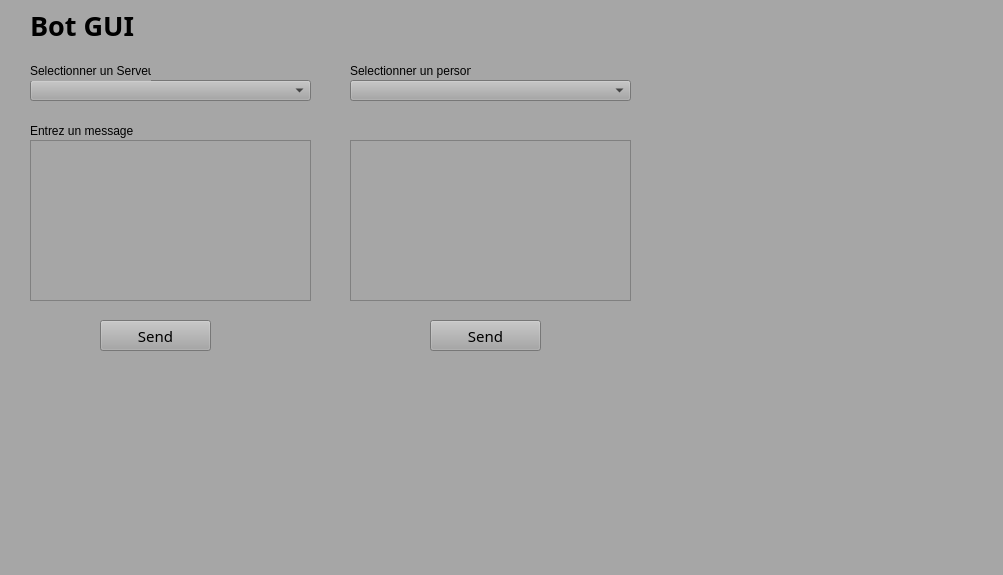
<?xml version="1.0" encoding="UTF-8"?>
<ui version="4.0">
 <class>MainWindow</class>
 <widget class="QMainWindow" name="MainWindow">
  <property name="geometry">
   <rect>
    <x>0</x>
    <y>0</y>
    <width>1003</width>
    <height>575</height>
   </rect>
  </property>
  <property name="palette">
   <palette>
    <active>
     <colorrole role="Button">
      <brush brushstyle="SolidPattern">
       <color alpha="255">
        <red>166</red>
        <green>166</green>
        <blue>166</blue>
       </color>
      </brush>
     </colorrole>
     <colorrole role="Light">
      <brush brushstyle="SolidPattern">
       <color alpha="255">
        <red>255</red>
        <green>255</green>
        <blue>255</blue>
       </color>
      </brush>
     </colorrole>
     <colorrole role="Base">
      <brush brushstyle="SolidPattern">
       <color alpha="255">
        <red>166</red>
        <green>166</green>
        <blue>166</blue>
       </color>
      </brush>
     </colorrole>
     <colorrole role="Window">
      <brush brushstyle="SolidPattern">
       <color alpha="255">
        <red>166</red>
        <green>166</green>
        <blue>166</blue>
       </color>
      </brush>
     </colorrole>
    </active>
    <inactive>
     <colorrole role="Button">
      <brush brushstyle="SolidPattern">
       <color alpha="255">
        <red>166</red>
        <green>166</green>
        <blue>166</blue>
       </color>
      </brush>
     </colorrole>
     <colorrole role="Light">
      <brush brushstyle="SolidPattern">
       <color alpha="255">
        <red>255</red>
        <green>255</green>
        <blue>255</blue>
       </color>
      </brush>
     </colorrole>
     <colorrole role="Base">
      <brush brushstyle="SolidPattern">
       <color alpha="255">
        <red>166</red>
        <green>166</green>
        <blue>166</blue>
       </color>
      </brush>
     </colorrole>
     <colorrole role="Window">
      <brush brushstyle="SolidPattern">
       <color alpha="255">
        <red>166</red>
        <green>166</green>
        <blue>166</blue>
       </color>
      </brush>
     </colorrole>
    </inactive>
    <disabled>
     <colorrole role="Button">
      <brush brushstyle="SolidPattern">
       <color alpha="255">
        <red>166</red>
        <green>166</green>
        <blue>166</blue>
       </color>
      </brush>
     </colorrole>
     <colorrole role="Light">
      <brush brushstyle="SolidPattern">
       <color alpha="255">
        <red>255</red>
        <green>255</green>
        <blue>255</blue>
       </color>
      </brush>
     </colorrole>
     <colorrole role="Base">
      <brush brushstyle="SolidPattern">
       <color alpha="255">
        <red>166</red>
        <green>166</green>
        <blue>166</blue>
       </color>
      </brush>
     </colorrole>
     <colorrole role="Window">
      <brush brushstyle="SolidPattern">
       <color alpha="255">
        <red>166</red>
        <green>166</green>
        <blue>166</blue>
       </color>
      </brush>
     </colorrole>
    </disabled>
   </palette>
  </property>
  <property name="windowTitle">
   <string>MainWindow</string>
  </property>
  <property name="styleSheet">
   <string notr="true">background-color: rgb(166, 166, 166);</string>
  </property>
  <widget class="QWidget" name="centralwidget">
   <widget class="QPushButton" name="pushButtonServer">
    <property name="geometry">
     <rect>
      <x>100</x>
      <y>320</y>
      <width>111</width>
      <height>31</height>
     </rect>
    </property>
    <property name="font">
     <font>
      <family>OpenSymbol</family>
      <pointsize>11</pointsize>
     </font>
    </property>
    <property name="text">
     <string>Send</string>
    </property>
   </widget>
   <widget class="QComboBox" name="comboBox">
    <property name="geometry">
     <rect>
      <x>30</x>
      <y>80</y>
      <width>281</width>
      <height>21</height>
     </rect>
    </property>
   </widget>
   <widget class="QPlainTextEdit" name="plainTextEditToServer">
    <property name="geometry">
     <rect>
      <x>30</x>
      <y>140</y>
      <width>281</width>
      <height>161</height>
     </rect>
    </property>
   </widget>
   <widget class="QLabel" name="title">
    <property name="geometry">
     <rect>
      <x>30</x>
      <y>10</y>
      <width>131</width>
      <height>31</height>
     </rect>
    </property>
    <property name="font">
     <font>
      <family>Arial Black</family>
      <pointsize>20</pointsize>
      <weight>75</weight>
      <bold>true</bold>
     </font>
    </property>
    <property name="text">
     <string>Bot GUI</string>
    </property>
   </widget>
   <widget class="QLabel" name="label1">
    <property name="geometry">
     <rect>
      <x>30</x>
      <y>60</y>
      <width>121</width>
      <height>21</height>
     </rect>
    </property>
    <property name="text">
     <string>Selectionner un Serveur</string>
    </property>
   </widget>
   <widget class="QLabel" name="label2">
    <property name="geometry">
     <rect>
      <x>30</x>
      <y>120</y>
      <width>121</width>
      <height>21</height>
     </rect>
    </property>
    <property name="text">
     <string>Entrez un message</string>
    </property>
   </widget>
   <widget class="QLabel" name="label3">
    <property name="geometry">
     <rect>
      <x>350</x>
      <y>60</y>
      <width>121</width>
      <height>21</height>
     </rect>
    </property>
    <property name="text">
     <string>Selectionner un personne</string>
    </property>
   </widget>
   <widget class="QComboBox" name="comboBox_2">
    <property name="geometry">
     <rect>
      <x>350</x>
      <y>80</y>
      <width>281</width>
      <height>21</height>
     </rect>
    </property>
   </widget>
   <widget class="QPlainTextEdit" name="plainTextEditToDM">
    <property name="geometry">
     <rect>
      <x>350</x>
      <y>140</y>
      <width>281</width>
      <height>161</height>
     </rect>
    </property>
   </widget>
   <widget class="QPushButton" name="pushButtonDM">
    <property name="geometry">
     <rect>
      <x>430</x>
      <y>320</y>
      <width>111</width>
      <height>31</height>
     </rect>
    </property>
    <property name="font">
     <font>
      <family>OpenSymbol</family>
      <pointsize>11</pointsize>
     </font>
    </property>
    <property name="text">
     <string>Send</string>
    </property>
   </widget>
   <zorder>pushButtonServer</zorder>
   <zorder>comboBox</zorder>
   <zorder>title</zorder>
   <zorder>label1</zorder>
   <zorder>label2</zorder>
   <zorder>plainTextEditToServer</zorder>
   <zorder>label3</zorder>
   <zorder>comboBox_2</zorder>
   <zorder>plainTextEditToDM</zorder>
   <zorder>pushButtonDM</zorder>
  </widget>
  <widget class="QMenuBar" name="menubar">
   <property name="geometry">
    <rect>
     <x>0</x>
     <y>0</y>
     <width>1003</width>
     <height>21</height>
    </rect>
   </property>
  </widget>
  <widget class="QStatusBar" name="statusbar"/>
 </widget>
 <resources/>
 <connections/>
</ui>
